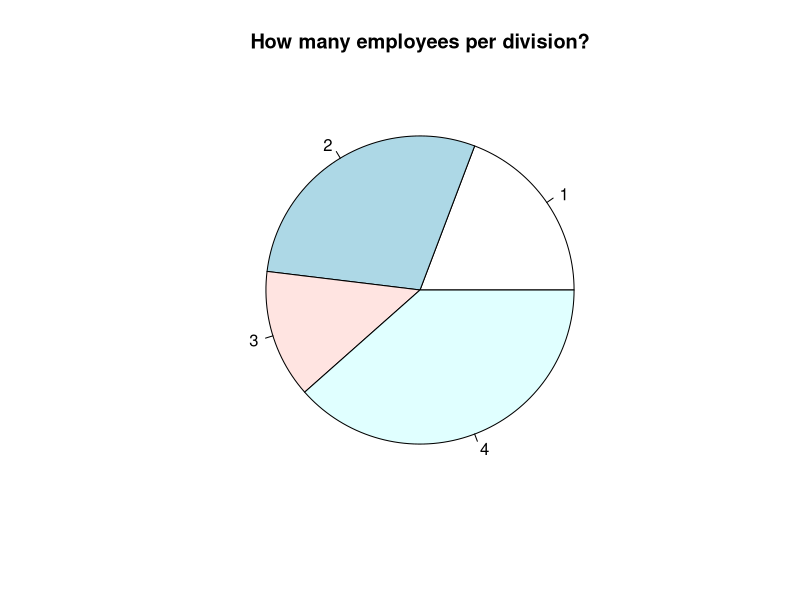
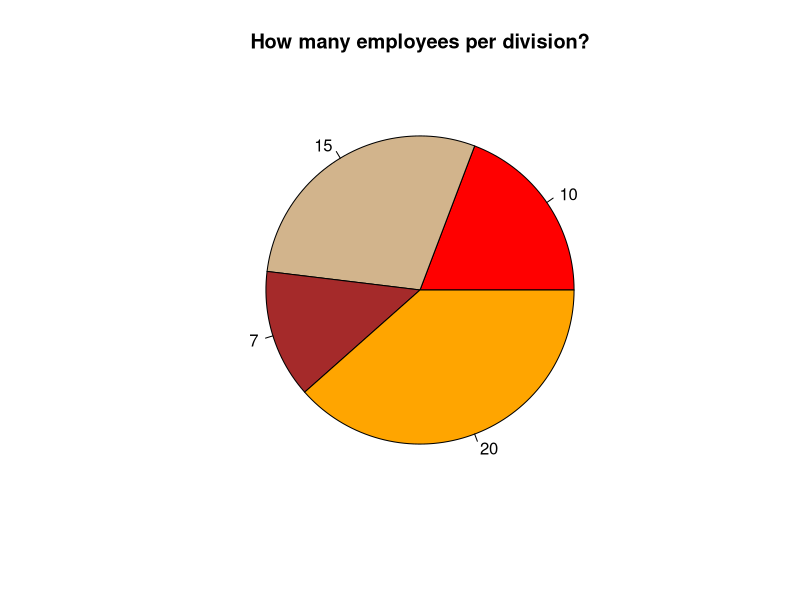
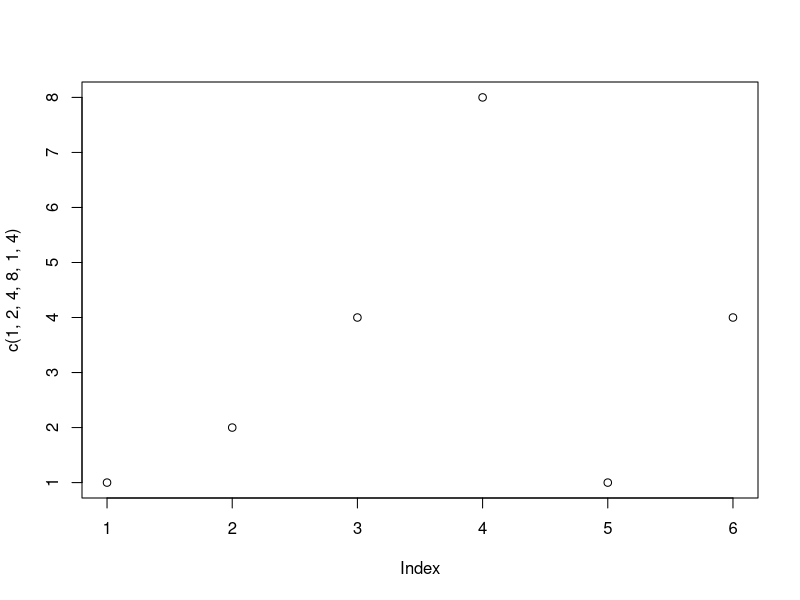
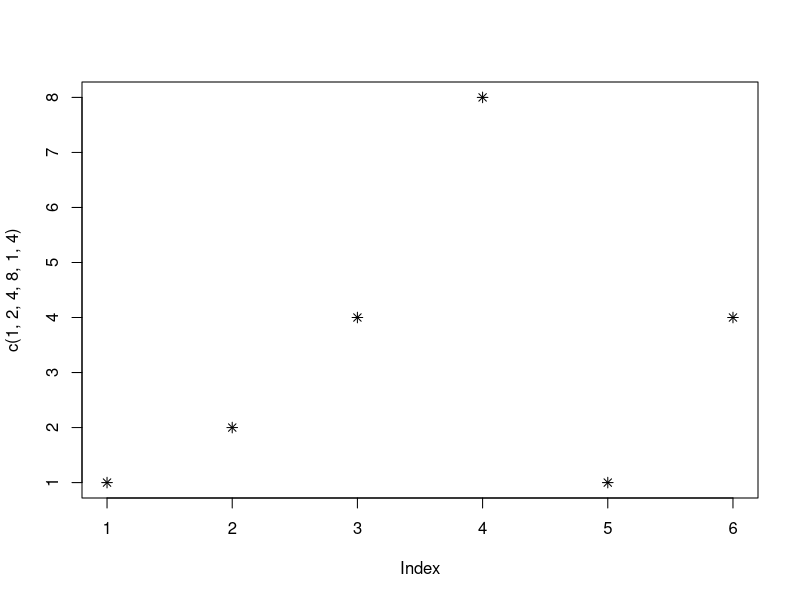
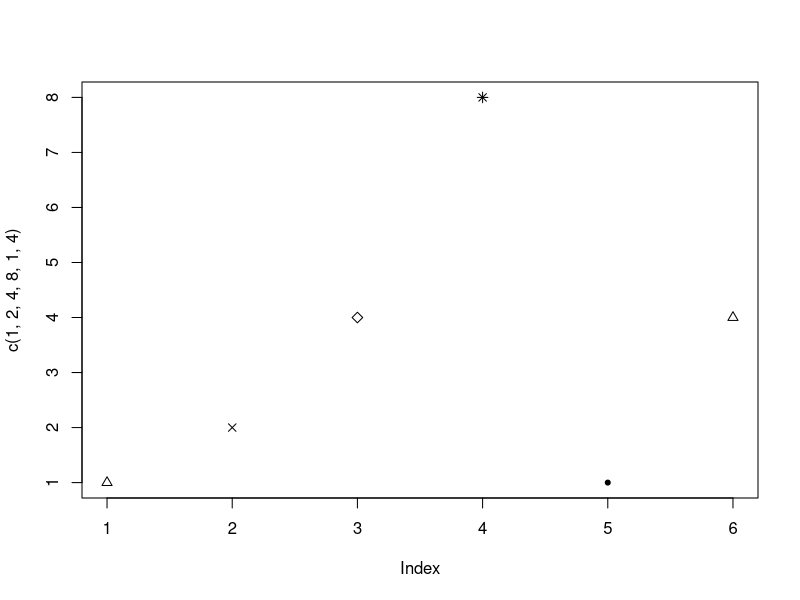
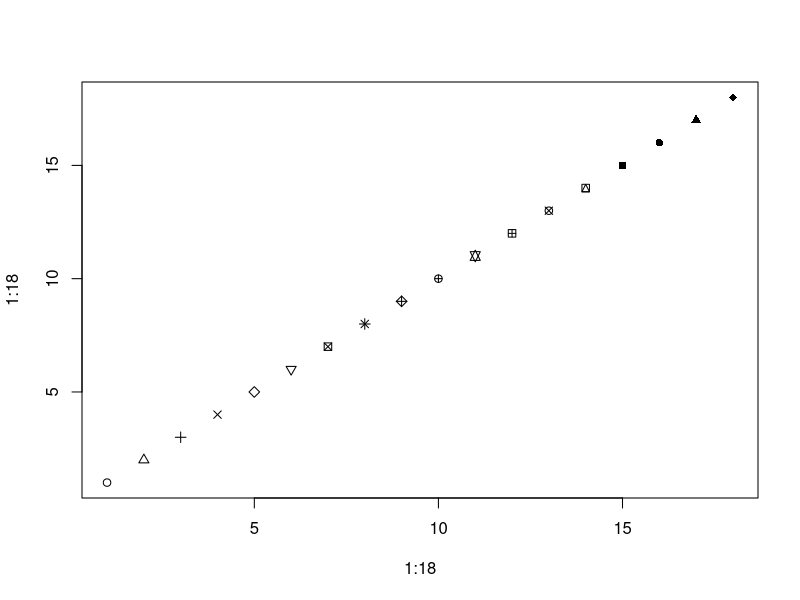
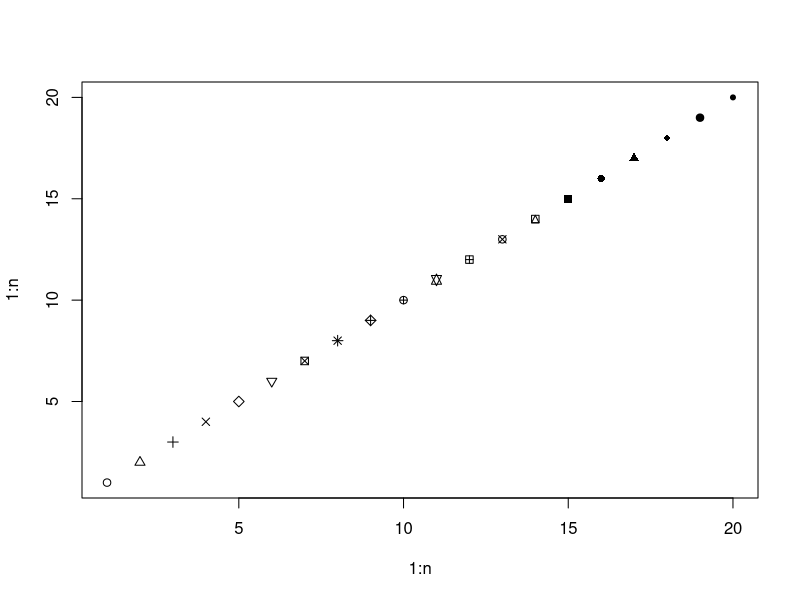
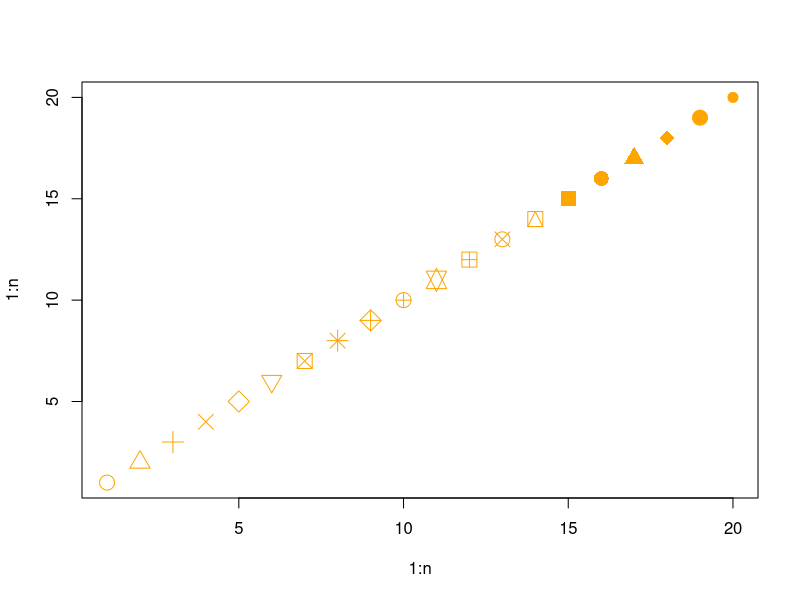

The R source for these figures, in order:
setwd("D:/IST 421")
c(10,15,7,20)
pie(c(10,15,7,20),main="How many employees per division?")

pie(c(10,15,7,20),main="How many employees per division?", labels=c(10,15,7,20),
    col=c("red","tan","brown","orange"))
    

plot(c(1,2,4,8,1,4))

plot(c(1,2,4,8,1,4),pch=8)

#turn this one in

plot(c(1,2,4,8,1,4),pch=c(2,4,5,8,20))

plot(1:18,1:18,pch=1:18)

n<-20
plot(1:n,1:n,pch=1:n)

#turn this one in
plot(1:n,1:n,pch=1:n,cex=2,col="orange")

my.bucket<- rnorm(n=10)
plot(my.bucket)
plot(my.bucket, type="l")
plot(my.bucket, type="l",lwd=3)
plot(my.bucket, type="l",lwd=3,col="orange")
plot(my.bucket, type="l",lwd=3,col="orange",main = "Net worth over time",xlab = "years",ylab = "Dollars")

plot(my.bucket,type = "h")
plot(my.bucket,type = "h",lwd=2)
plot(my.bucket,type = "h",lwd=2,lty=3)
plot(my.bucket,type = "h",lwd=6,col=c("red","orange"))
plot(my.bucket,type = "h",lwd=6,col=c("red","orange","brown"),bty="n",bg="gray")


par()
plot(my.bucket, type = "h",lwd=6,col=c("red","orange","brown"),bty="n",bg="gray")

par(bg="white")

plot(my.bucket,type = "h",lwd=6,col=c("red","orange","brown"),bty="n")

par()

plot(my.bucket,type = "h",lwd=6,col=c("red","orange","brown"),bty="n")
dev.off()

plot(my.bucket,type = "h",lwd=6,col=c("red","orange","brown"),bty="n")

par(bg="gray")
#turn this one in

plot(my.bucket,type = "h",lwd=20,col=c("red","orange","brown"),bty="n",lend=1)

plot(my.bucket,type = "h",lwd=20,col=c("red","orange","brown"),bty="n",lend=1)

n<-27

my.letters.1<- sample(letters[1:3],size = n,replace = T)
my.letters.1[14]
my.letters.1[20:25]

my.letters.table<-table(my.letters.1)
barplot(my.letters.table)
barplot(my.letters.table,col = c("brown","tan","orange"),names.arg = c("sales","ops","delivery"),
        main = "employees by department",
        border = "white",
        ylab = "employees",
        xlab = "department",
        horiz = T,
        density = 20,
        angle = c(22,70,120))

x<-rnorm(n=1000,mean=10,sd=1)
hist(x,main="what is the distribution of x?")

boxplot(x,horizontal = T)

x<-rlnorm(n=1000,meanlog = 1,sdlog = 1)
hist(x,main="what is the distribution of x?")
boxplot(x,horizontal = T)


my.letters <- sample(letters[7:9], size = 50, replace =T)
barplot(table(my.letters))